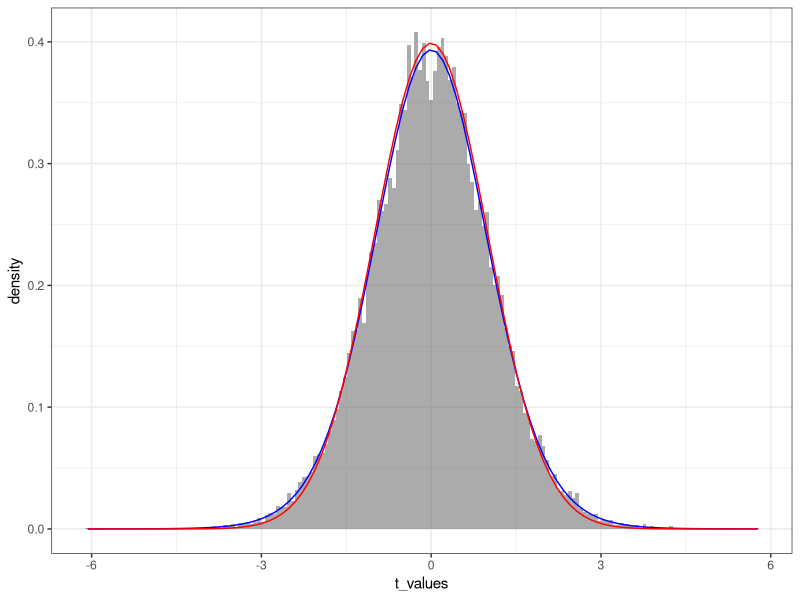

Here is the R script that generated this plot:
library(tidyverse)
theme_set(theme_bw())

t_stat <- function(x, y) {
  n <- length(x)
  sp <- sqrt((var(x) + var(y)) / 2)
  (mean(x) - mean(y)) / (sp * sqrt(2/n))
}

n_sim <- 30000
sample_size <- 10
df <- 2*sample_size-2
t_values <- numeric(n_sim)

set.seed(123)
for (i in 1:n_sim) {
  x <- rnorm(sample_size)
  y <- rnorm(sample_size)
  t_values[i] <- t_stat(x, y)
}

ggplot(NULL) +
  geom_histogram(aes(x = t_values, y = ..density..), bins = 180, alpha = .5) +
  stat_function(fun = dt, args = list(df = df), color = "blue") +
  stat_function(fun = dnorm, color = "red")
